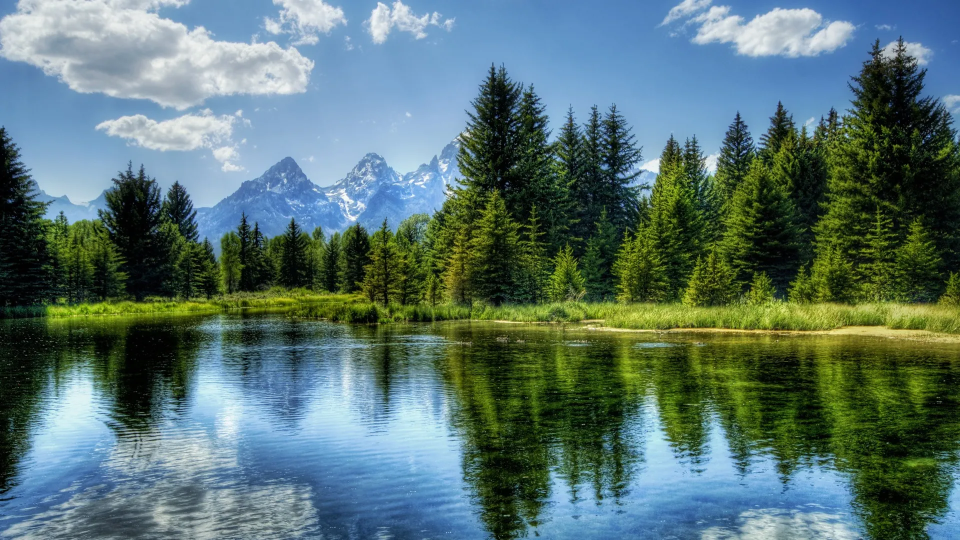
#> input picture Q3/input.jpg, 1920 x 1080 px, found by its file name (shown at 1/2 size)
$ python main.py
#> lines starting #> are read from the running program, lines starting #| are printed output that depends on the picture
import numpy as np
from PIL import Image
import matplotlib.pyplot as plt
def load_gray(path):
    img = Image.open(path).convert("L")
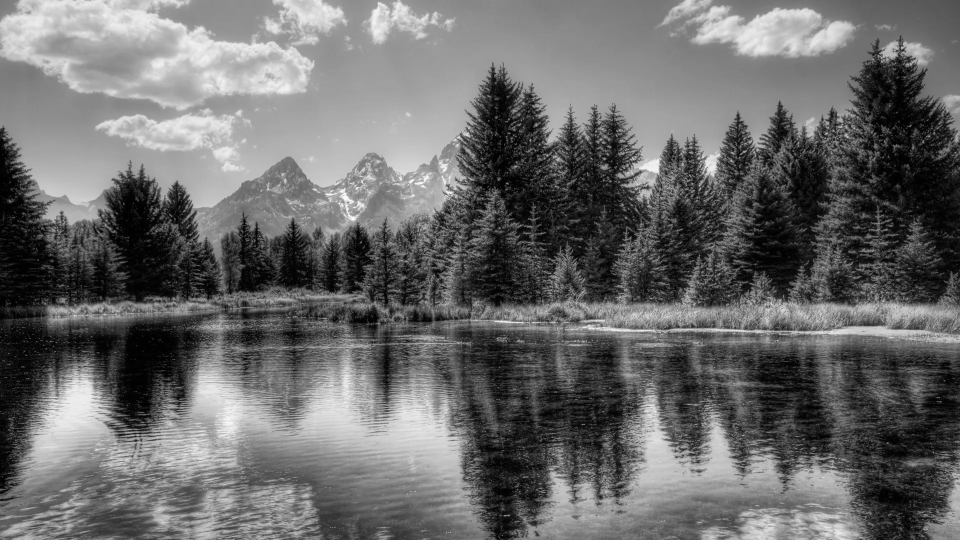
#> img: PIL image 1920x1080 L (shown at 1/2 size); min 0, max 254, mean 106.4
    return np.array(img).astype(np.float32)
def frequency_sampling(gray_img, factor):
    H, W = gray_img.shape
    F = np.fft.fft2(gray_img)
    F_shift = np.fft.fftshift(F)
    h_new = int(H * factor)
    w_new = int(W * factor)
    F_low = np.zeros_like(F_shift)
    cx, cy = H // 2, W // 2
    F_low[cx - h_new//2 : cx + h_new//2,
        cy - w_new//2 : cy + w_new//2] = \
        F_shift[cx - h_new//2 : cx + h_new//2,
                cy - w_new//2 : cy + w_new//2]
    F_ishift = np.fft.ifftshift(F_low)
    img_rec = np.abs(np.fft.ifft2(F_ishift))
    return img_rec.astype(np.uint8)
def spatial_sampling(gray_img, factor):
    H, W = gray_img.shape
    new_H = max(1, int(H * factor))
    new_W = max(1, int(W * factor))
    img_small = Image.fromarray(gray_img.astype(np.uint8)).resize(
        (new_W, new_H), Image.NEAREST)
    img_back = img_small.resize((W, H), Image.NEAREST)
    return np.array(img_back)
def run_all(path):
    gray = load_gray(path)
    factors = [0.5, 0.25, 0.125, 0.0625]
    for f in factors:
        out_freq = frequency_sampling(gray, f)
        out_spatial = spatial_sampling(gray, f)
        Image.fromarray(out_freq).save(
            rf"D:\College\Programming\Python\Multimedia\Frequency & Spatial Sampling\freq_{f}.png"
        )
        Image.fromarray(out_spatial).save(
            rf"D:\College\Programming\Python\Multimedia\Frequency & Spatial Sampling\spatial_{f}.png"
        )
        print(f"Saved: freq_{f}.png  | spatial_{f}.png")
#> this loop made 4 passes
#> pass 1, in spatial_sampling, `img_small = Image.fromarray(gray_img.astype(np.uint8)).resize( (new_W,..`:
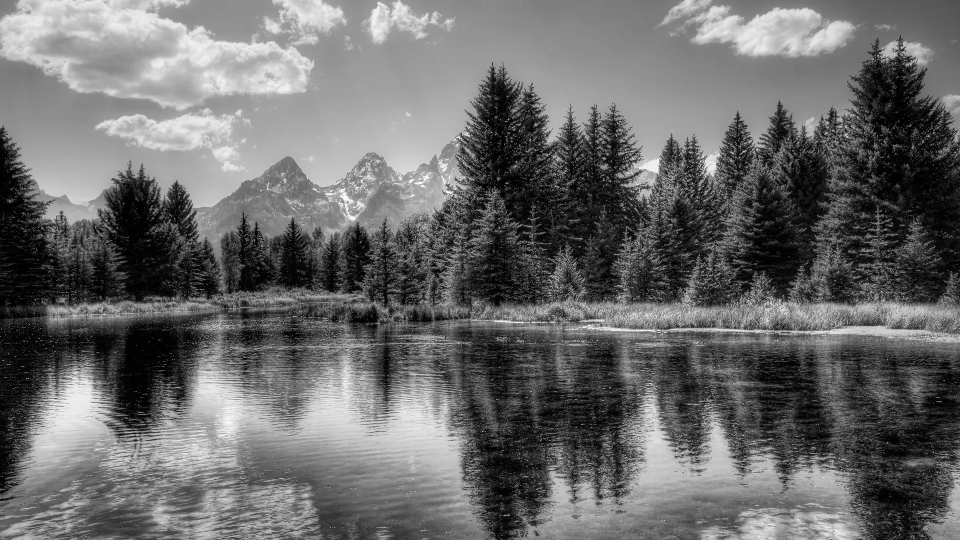
#> img_small: PIL image 960x540 L; min 0, max 254, mean 106.3
#> after the loop:
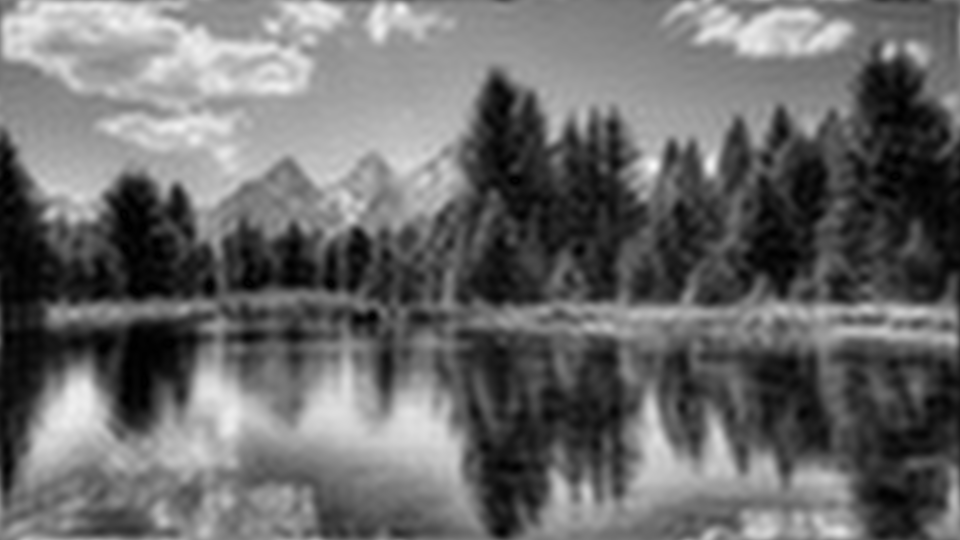
#> out_freq: shape (1080, 1920) (shown at 1/2 size); min 0, max 248, mean 105.9
#> after the loop:
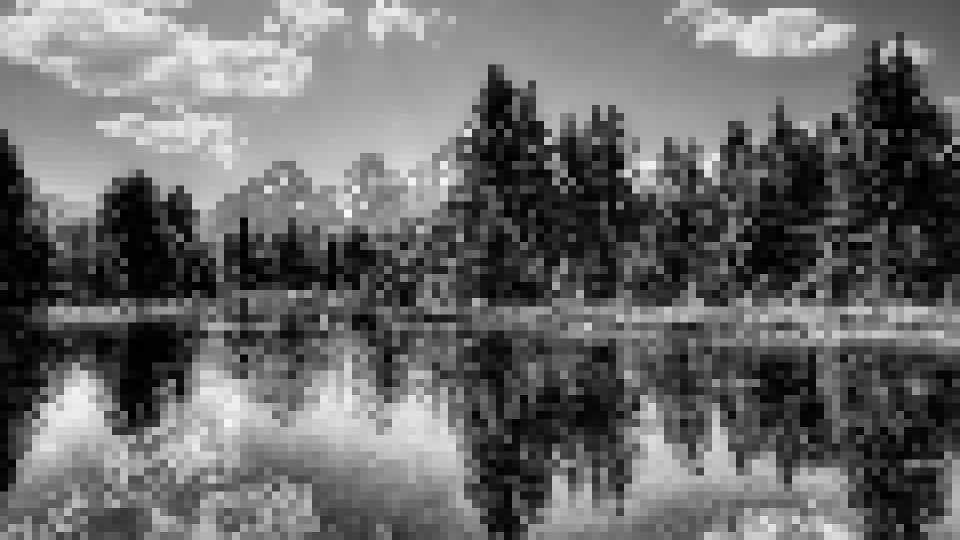
#> out_spatial: shape (1080, 1920) (shown at 1/2 size); min 0, max 246, mean 106
run_all(
    r"D:\College\Programming\Python\Multimedia\Frequency & Spatial Sampling\input.jpg"
)
